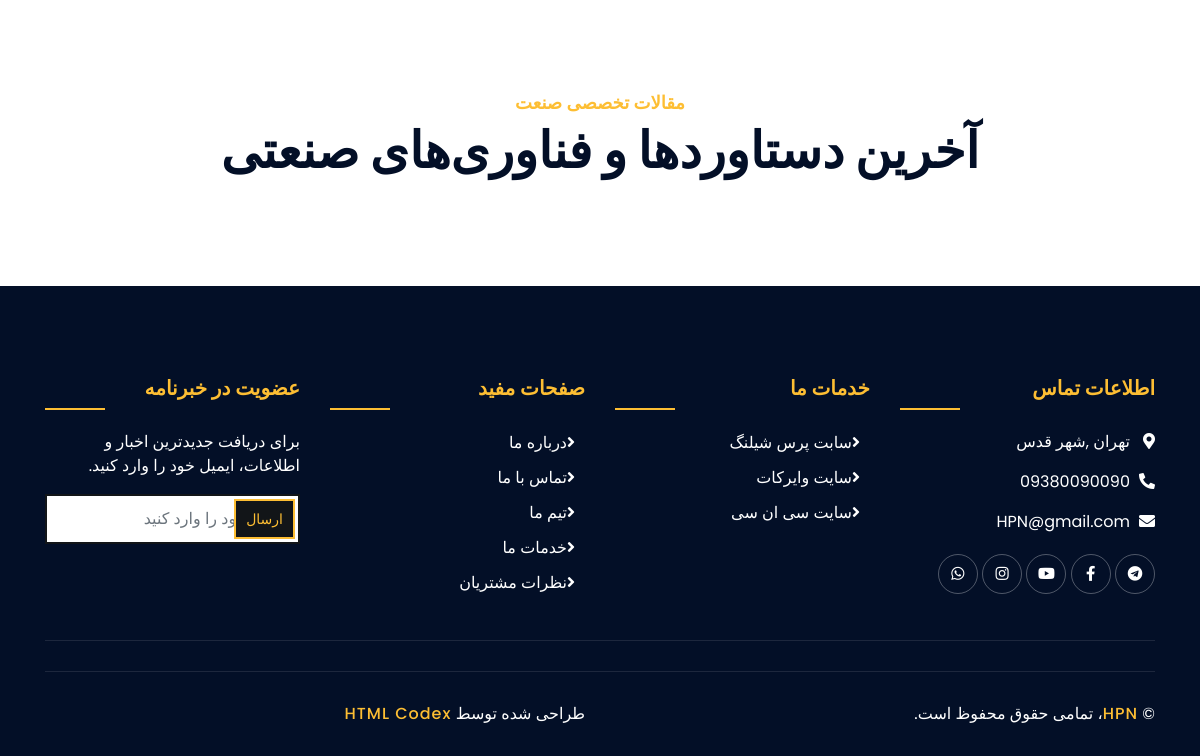
The app's page / (lower part), older data.
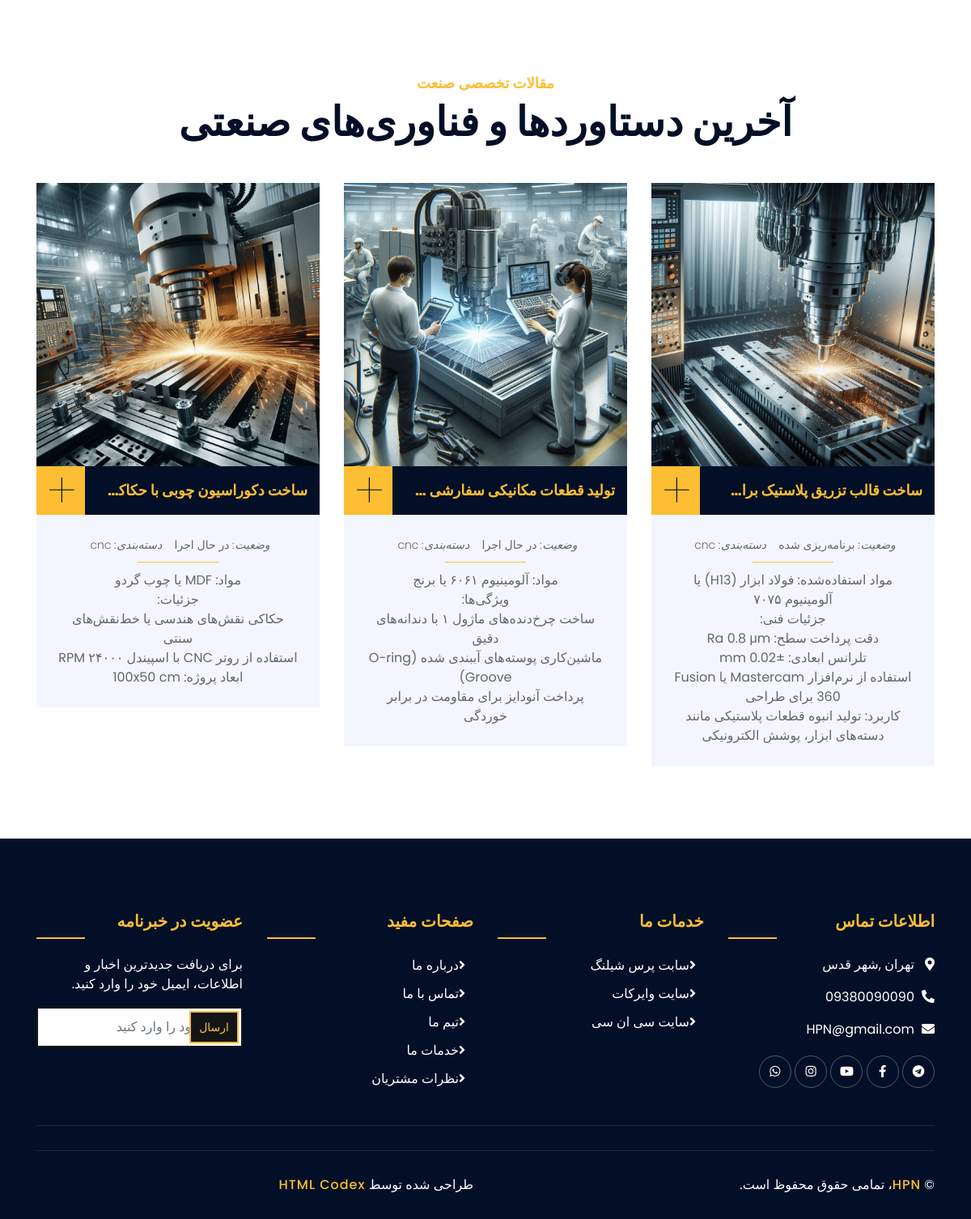
The same page, newer data.
### textInfo/models.py (models this page shows, shortened)
class Project(models.Model):
    STATUS_CHOICES = [
        ('in_progress', 'در حال اجرا'),
        ('completed', 'تکمیل شده'),
        ('planned', 'برنامه‌ریزی شده'),
    ]
    title = models.CharField(max_length=200, verbose_name="عنوان پروژه")
    description = models.TextField(verbose_name="توضیحات پروژه")
    image = models.ImageField(
        upload_to='projects/',
        verbose_name="تصویر پروژه"
    )
    category = models.ForeignKey(
        Category,
        on_delete=models.PROTECT,
        related_name='projects',
        verbose_name="دسته‌بندی"
    )
    status = models.CharField(
        max_length=20,
        choices=STATUS_CHOICES,
        default='in_progress',
        verbose_name="وضعیت پروژه"
    )
    project_id = models.CharField(
        max_length=20,
        unique=True,
        help_text="شناسه یکتا برای پروژه",
        verbose_name="شناسه پروژه"
    )
    display_order = models.PositiveIntegerField(
        default=0,
        help_text="ترتیب نمایش (0 = اول)",
        verbose_name="ترتیب نمایش"
    )
    is_active = models.BooleanField(
        default=True,
        help_text="آیا این پروژه در سایت نمایش داده شود؟",
        verbose_name="فعال"
    )
    created_at = models.DateTimeField(auto_now_add=True, verbose_name="تاریخ ایجاد")
    updated_at = models.DateTimeField(auto_now=True, verbose_name="تاریخ بروزرسانی")
    def get_status_display(self):
        return dict(self.STATUS_CHOICES)[self.status]
    class Meta:
        verbose_name = 'پروژه'
        verbose_name_plural = 'پروژه‌ها'
        ordering = ['display_order']

class Category(models.Model):
    name = models.CharField(max_length=50, unique=True)
    description = models.TextField(blank=True)
    class Meta:
        verbose_name_plural = "Categories"

### project/views.py (the view)
# urls.py: path('', home , name='home'),
def home(request):
    main_images = MainPageImage.objects.filter(is_active=True).order_by('display_order')
    videos = Video.objects.filter(is_active=True)
    return render(request, 'index.html', {
        'main_images': main_images,
        'videos': videos
    })

### textInfo/context_processors.py (called while the page is built)
def numbers_processor(request):
    numbers = Number.objects.all()[:4]  # فقط 4 عدد اول
    return {
        'numbers': numbers
    }

def header_info_processor(request):
    try:
        header_info = HeaderInfo.objects.first()
    except HeaderInfo.DoesNotExist:
        header_info = None
    return {
        'header_info': header_info
    }

def footer_info_processor(request):
    try:
        footer_info = FooterInfo.objects.first()
    except FooterInfo.DoesNotExist:
        footer_info = None
    return {
        'footer_info': footer_info
    }

def company_info_processor(request):
    try:
        company_info = CompanyInfo.objects.first()
    except CompanyInfo.DoesNotExist:
        company_info = None
    return {
        'company_info': company_info
    }

def services_processor(request):
    try:
        services = Service.objects.filter(is_visible=True)
        return {'services': services}
    except:
        return {'services': []}

def employees_processor(request):
    try:
        employees = Employee.objects.filter(is_visible=True)
        return {'employees': employees}
    except:
        return {'employees': []}

### templates/main/index.html (shortened to what this page needs)
{% extends 'base.html' %}
{% load static%}
{%  block content %}
{% load static %}
            {%  block team2 %} {% include 'team2.html' %} {% endblock %}
            {%  block weblog2 %} {% include 'weblog2.html' %} {% endblock %}
{% endblock %}

### templates/main/weblog2.html
{% load static %}
<div class="blog">
    <div class="container">
        <div class="section-header text-center">
            <p>مقالات تخصصی صنعت</p>
            <h2>آخرین دستاوردها و فناوری‌های صنعتی</h2>
        </div>
        <div class="row">
            {% for project in active_projects|slice:":3" %}
            <div class="col-lg-4 col-md-6 wow fadeInUp" data-wow-delay="0.2s">
                <div class="blog-item">
                    <div class="blog-img">
                        <img src="{{ project.image.url }}" alt="{{ project.title }}">
                    </div>
                    <div class="blog-title">
                        <h3>{{ project.title }}</h3>
                        <a class="btn" href="{{ project.image.url }}" data-lightbox="portfolio">+</a>
                    </div>
                    <div class="blog-meta">
                        <p>وضعیت: <a href="">{{ project.get_status_display }}</a></p>
                        <p>دسته‌بندی: <a href="">{{ project.category.name }}</a></p>
                    </div>
                    <div class="blog-text">
                        <p>
                            {{ project.description|linebreaks }}
                        </p>
                    </div>
                </div>
            </div>
            {% endfor %}
        </div>
    </div>
</div>

Row changes from the older to the newer data that the page shows:
added Project: image (picture), status "برنامه‌ریزی شده", category.name "cnc", description "مواد استفاده‌شده: فولاد ابزار (H13) یا آلومینیوم ۷۰۷۵ جزئیات فنی: دقت پرداخت سطح: Ra 0.8 μm تلرانس ابعادی: ±0.02 mm استفاده از نرم‌افزار Mastercam یا Fusion 360 برای طراحی کاربرد: تولید انبوه قطعات پلاستیکی مانند دسته‌های ابزار، پوشش الکترونیکی"
added Project: image (picture), status "در حال اجرا", category.name "cnc", description "مواد: آلومینیوم ۶۰۶۱ یا برنج ویژگی‌ها: ساخت چرخ‌دنده‌های ماژول ۱ با دندانه‌های دقیق ماشین‌کاری پوسته‌های آببندی شده (O-ring Groove) پرداخت آنودایز برای مقاومت در برابر خوردگی"
added Project: image (picture), status "در حال اجرا", category.name "cnc", description "مواد: MDF یا چوب گردو جزئیات: حکاکی نقش‌های هندسی یا خط‌نقش‌های سنتی استفاده از روتر CNC با اسپیندل ۲۴۰۰۰ RPM ابعاد پروژه: 100x50 cm"
